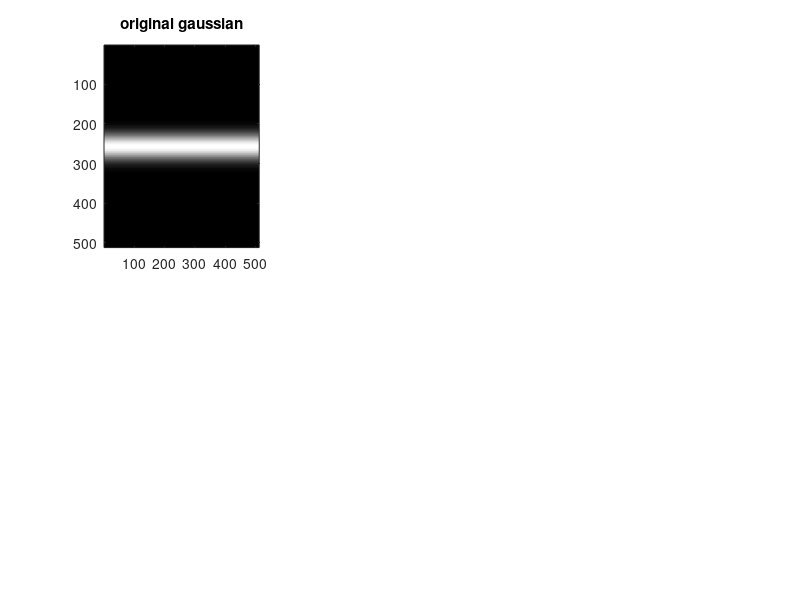

Recreate this plot in MATLAB. (Note: this script raises an error after producing the figure.)
% Fourier Spectrum
clc
clear all
close all

nf = input('Gaussian = 1,  Rect = 2  : ');
if nf == 2

    %% Rect Function
    w = 32;
    g = zeros(512,512);
    g(257-w:257+w, :) = 1;
    tit = 'original rectangle';
    kmax = 255;
    
    dt = 0.01;
    s=2;
else
    %% Gaussian function
    x=(0:511)-256;
    [X, Y] = meshgrid(x, x);
    w = 32;
    w2 = w*w;
    g = exp(-Y.^2/w2);
    tit = 'original gaussian';
    kmax = 32;
    dt = 1;
    s=1;
end

%% Calculations
h = figure(1);
subplot(2,3,1)
imagesc(g)
title(tit)
colormap(gray)

G = fft2shift(g);

mask = zeros(512,512);
maskold = mask;
for k=0:kmax
        
    mask(257-k:257+k, :) = 1;
    
    m2 = mask - maskold;
    maskold = mask;
    
    GMs = G.*m2;
    gms = ifft2shift(GMs);
    gms(1,1)=-0.2;
    gms(1,2) = 0.2;
    subplot(2,3,4)
    agms = real(gms);
    imagesc(agms)
    tit = sprintf('sinusoidal k = %d', k);
    title(tit)
    colormap(gray)    
    
        
    GM = G.*mask;
    gm = ifft2shift(GM);
    gm(1,1)=0;
    gm(1,2) = 1;
    subplot(2,3,2)
    agm = real(gm);
    imagesc(agm)
    tit = sprintf('reconstructed k = %d', k);
    title(tit)
    colormap(gray)
    
    dif = (g-agm);
    dif(1,1)=0;
    dif(1,2) = 1;
    subplot(2,3,3)
    imagesc(dif)
    title('Error')
    colormap(gray)
    
    subplot(2,3,5)
    plot(g(:,256),'k')
    hold on
    plot(agm(:,256),'r')
    hold off
    title('Original & Reconstructed')
    axis tight
    
    subplot(2,3,6)
    plot(dif(:,256),'k')
    title('Error')
    axis tight

    
    drawnow; pause(dt)
end

